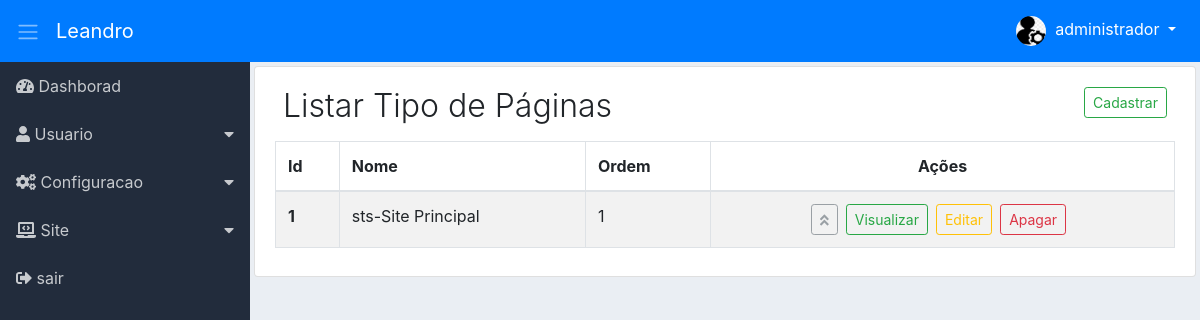
The page /adm/list-typepg-site/list-info-typepg-site (signed in) on the database its author committed.
### tables this page shows
CREATE TABLE `adms_niveis_acessos_paginas` (
  `id` int(11) NOT NULL,
  `permissao` int(11) NOT NULL,
  `ordem` int(11) NOT NULL,
  `dropdown` int(11) NOT NULL DEFAULT 2,
  `lib_menu` int(11) NOT NULL DEFAULT 2,
  `adms_menu_id` int(11) NOT NULL DEFAULT 4,
  `adms_niveis_acesso_id` int(11) NOT NULL,
  `adms_pagina_id` int(11) NOT NULL,
  `created` datetime NOT NULL,
  `modified` datetime DEFAULT NULL
);

CREATE TABLE `adms_menus` (
  `id` int(11) NOT NULL,
  `nome` varchar(220) NOT NULL,
  `icone` varchar(40) NOT NULL,
  `ordem` int(11) NOT NULL,
  `adms_situacao_id` int(11) NOT NULL,
  `created` datetime NOT NULL,
  `modified` datetime DEFAULT NULL
);

CREATE TABLE `sts_tipos_paginas` (
  `id` int(11) NOT NULL,
  `tipo` varchar(120) NOT NULL,
  `nome` varchar(220) NOT NULL,
  `obs` text NOT NULL,
  `ordem` int(11) NOT NULL,
  `created` datetime NOT NULL,
  `modified` datetime DEFAULT NULL
);

### adm/module/site/Controllers/ListTypepgSite.php (called while the page is built, shortened)
<?php
class ListTypepgSite
{
    private $dados;
    public function listInfoTypepgSite($pageId = null)
    {
        $this->pageId = (int) $pageId ? $pageId : 1;
        $button = [
            'cadTypePg' => [
                'menu_controller' => 'register-new-typepg-site',
                'menu_metodo' => 'register-info-typepg-site'],
            'viewTypePg' => [
                'menu_controller' => 'view-info-typepg-site',
                'menu_metodo' => 'detail-info-typepg-site'],
            'editTypePg' => [
                'menu_controller' => 'edit-typepg-site',
                'menu_metodo' => 'edit-info-typepg-site'],
            'deleteTypePg' => [
                'menu_controller' => 'delete-typepg-site',
                'menu_metodo' => 'remove-typepg-site'],
            'alterOrderTypePg' => [
                'menu_controller' => 'modify-order-typepg-site',
                'menu_metodo' => 'alter-order-typepg-site']
        ];
        $listButton = new \Module\administrative\Models\AdmsButton();
        $this->dados['buttonsTypePg'] = $listButton->validateButton($button);
        $listMenu = new \Module\administrative\Models\AdmsMenu();
        $this->dados['menu'] = $listMenu->itemMenu();
        $listTypePage = new \Module\site\Models\StsListTypepgSite();
        $this->dados['listTypePg'] = $listTypePage->listInfoTypePageSite($this->pageId);
        $this->dados['pagination'] = $listTypePage->getResultPg();
        $loadView = new \Config\ConfigView(
                "site/Views/typePageSite/listTypepgSite",
                $this->dados
        );
        $loadView->renderView();
    }
}

### adm/module/administrative/Models/helper/AdmsRead.php (called while the page is built, shortened)
<?php
class AdmsRead extends AdmsConn
{
    private $select;
    private $values;
    private $result;
    private $query;
    function getResult()
    {
        return $this->result;
    }
    public function fullRead($query, $parseString = null)
    {
        $this->select = (string) $query;
        if (!empty($parseString)) {
            parse_str($parseString, $this->values);
        }
        $this->exeInstruction();
    }
    private function exeInstruction()
    {
        $this->conection();
        try {
            $this->getInstruction();
            $this->query->execute();
            $this->result = $this->query->fetchAll();
        } catch (Exception $exc) {
            $this->result = null;
        }
    }
    private function conection()
    {
        $this->conn = parent::getConn();
        $this->query = $this->conn->prepare($this->select);
        $this->query->setFetchMode(PDO::FETCH_ASSOC);
    }
    private function getInstruction()
    {
        if ($this->values) {
            foreach ($this->values as $Link => $Valor) {
                if ($Link == 'limit' || $Link == 'offset') {
                    $Valor = (int) $Valor;
                }
                $this->query->bindValue(":{$Link}", $Valor,
                        (is_int($Valor) ? PDO::PARAM_INT : PDO::PARAM_STR));
            }
        }
    }
}

### adm/module/administrative/Models/helper/AdmsConn.php (called while the page is built, shortened)
<?php
class AdmsConn
{
    public static $host = HOST;
    public static $Uuser = USER;
    public static $pass = PASS;
    public static $dbname = DBNAME;
    private static $connect = null;
    private static function connect()
    {
        try {
            if (self::$connect == null) {
                self::$connect = new PDO('mysql:host=' .self::$host . ';dbname='
                . self::$dbname, self::$Uuser, self::$pass);
            }
        } catch (Exception $exc) {
            echo 'mensagem: ' . $exc->getMessage();
            die;
        }
        return self::$connect;
    }
    public function getConn()
    {
        return self::connect();
    }
}

### adm/module/administrative/Models/AdmsMenu.php (called while the page is built, shortened)
<?php
class AdmsMenu
{
    public function itemMenu()
    {
        $listMenu = new \Module\administrative\Models\helper\AdmsRead();
        $listMenu->fullRead(
                "SELECT
                    nivpg.dropdown,
                    men.id id_menu,
                    men.nome nome_menu,
                    men.icone icone_menu,
                    pg.id id_pg,
                    pg.menu_controller pg_controller,
                    pg.menu_metodo pg_metodo,
                    pg.nome_pagina pg_nome,
                    pg.icone pg_icon
                FROM
                    adms_niveis_acessos_paginas nivpg
                INNER JOIN
                    adms_menus men
                    ON men.id = nivpg.adms_menu_id
                INNER JOIN
                    adms_paginas pg
                    ON pg.id = nivpg.adms_pagina_id
                WHERE
                    nivpg.adms_niveis_acesso_id =:adms_niveis_acesso_id
                    AND nivpg.permissao =:permissao
                    AND nivpg.lib_menu =:lib_menu
                ORDER BY
                    men.ordem, nivpg.ordem ASC",
                "adms_niveis_acesso_id=" . $_SESSION['userAccessLevel'] . "&permissao=1&lib_menu=1");
        $this->result = $listMenu->getResult();
        return $this->result;
    }
}

### adm/module/site/Models/StsListTypepgSite.php (called while the page is built, shortened)
<?php
class StsListTypepgSite
{
    private $limitResult = 40;
    public function listInfoTypePageSite($pageId = null)
    {
        $this->pageId = (int) $pageId;
        $pagination = new \Module\administrative\Models\helper\AdmsPagination(
                URLADM . 'list-typepg-site/list-info-typepg-site');
        $pagination->condition($this->pageId, $this->limitResult);
        $pagination->pagination("SELECT COUNT(id) numResult FROM sts_tipos_paginas");
        $listTypePg = new \Module\administrative\Models\helper\AdmsRead();
        $listTypePg->fullRead(
                "SELECT *
                FROM sts_tipos_paginas
                ORDER BY ordem ASC
                LIMIT :limit
                OFFSET :offset",
                "limit={$this->limitResult}&offset={$pagination->getOffSet()}");
        $this->result = $listTypePg->getResult();
        return $this->result;
    }
}

### adm/module/administrative/Models/helper/AdmsPagination.php (called while the page is built, shortened)
<?php
class AdmsPagination
{
    private $limitResult;
    private $offSet;
    private $result;
    function getResult()
    {
        return $this->result;
    }
    function getOffSet()
    {
        return $this->offSet;
    }
    public function condition($page, $limitResult)
    {
        $this->page = (int) $page ? $page : 1;
        $this->limitResult = (int) $limitResult;
        $this->offSet = ($this->page * $this->limitResult) - $this->limitResult;
    }
    public function pagination($query, $parseString = null)
    {
        $this->query = (string) $query;
        $this->parseString = (string) $parseString;
        $count = new \Module\administrative\Models\helper\AdmsRead();
        $count->fullRead($this->query, $this->parseString);
        $this->resultDb = $count->getResult();
        if ($this->resultDb[0]['numResult'] > $this->limitResult) {
            $this->instructionPagination();
        } else {
            $this->result = null;
        }
    }
}

### adm/module/site/Views/typePageSite/listTypepgSite.php (the view, shortened to what this page needs)
<div class="content p-1">
    <div class="list-group-item">
        <div class="d-flex">
            <div class="mr-auto p-2">
                <h2 class="display-4 titulo">Listar Tipo de Páginas</h2>
            </div>
            <?php
            if ($this->dados['buttonsTypePg']['cadTypePg']) {
                echo "<a href='" . URLADM
                        . "register-new-typepg-site/register-info-typepg-site'>
                    <div class='p-2'>
                        <button class='btn btn-outline-success btn-sm'>Cadastrar</button>
                    </div>
                </a>";
            }
            ?>
        </div>
        <div class="table-responsive">
            <table class="table table-hover table-striped table-bordered">
                <thead>
                    <tr>
                        <th>Id</th>
                        <th>Nome</th>
                        <th class="d-none d-sm-table-cell">Ordem</th>
                        <th class="text-center">Ações</th>
                    </tr>
                </thead>
                <tbody>
                    <?php
                    $qtnLinhaEx = 1;
                    foreach ($this->dados['listTypePg'] as $typePg) {
                        extract($typePg);
                        ?>
                        <tr>
                            <th><?php echo $id; ?></th>
                            <td><?php echo $tipo . "-" . $nome; ?></td>
                            <td class="d-none d-sm-table-cell"><?php echo $ordem; ?></td>
                            <td class="text-center">
                                <span class="d-none d-md-block">
                                    <?php
                                    if ($qtnLinhaEx <= 1) {
                                        if ($this->dados['buttonsTypePg']['alterOrderTypePg']) {
                                            echo "<button class='btn btn-outline-secondary btn-sm mr-2 disabled'
                                                          title='Não permitido alterar ordem do tipo de página'>
                                                     <i class='fas fa-angle-double-up'></i>
                                                  </button>";
                                        }
                                    }
                                    $qtnLinhaEx++;
                                    if ($this->dados['buttonsTypePg']['viewTypePg']) {
                                        echo "<a href='" . URLADM
                                                . "view-info-typepg-site/detail-info-typepg-site/$id'
                                            class='btn btn-outline-success btn-sm mr-2'>Visualizar
                                         </a>";
                                    }
                                    if ($this->dados['buttonsTypePg']['editTypePg']) {
                                        echo "<a href='" . URLADM
                                                . "edit-typepg-site/edit-info-typepg-site/$id'
                                            class='btn btn-outline-warning btn-sm mr-2'>Editar
                                         </a>";
                                    }
                                    if ($this->dados['buttonsTypePg']['deleteTypePg']) {
                                        echo "<a href='" . URLADM
                                                . "delete-typepg-site/remove-typepg-site/$id'
                                            class='btn btn-outline-danger btn-sm mr-2'
                                            data-confirm='Tem certeza que deseja apagar tipo de página ?'>
                                             Apagar
                                         </a>";
                                    }
                                    ?>
                                </span>
                                        <?php
                                        $qtnLinhaEx++;
                                        ?>
                            </td>
                        </tr>
                        <?php
                    }
                    ?>
                </tbody>
            </table>
        </div>
    </div>
</div>

### adm/module/administrative/Views/include/sidebar.php (shortened to what this page needs)
<div class="d-flex bd-highlight">
<nav class="sidebar">
    <ul class="list-unstyled">
        <?php
        $contDropdown = 0;
        $controDropFech = 0;
        foreach ($this->dados['menu'] as $menu) {
            extract($menu);
            if ($dropdown == 1) {
                if ($contDropdown != $id_menu) {
                    if (($controDropFech == 1) && ($contDropdown != 0)) {
                        echo "</ul></li>";
                        $controDropFech = 0;
                    }
                    echo "<li>
                        <a href='#submenu" . $id_menu . "' data-toggle='collapse'>
                            <i class='" . $icone_menu . "'></i> " . $nome_menu . "
                        </a>
                        <ul class='list-unstyled collapse' id='submenu" . $id_menu . "'>";
                    $contDropdown = $id_menu;
                }
                $controDropFech = 1;
            } else {
                if ($controDropFech == 1) {
                    echo "</ul></li>";
                    $controDropFech = 0;
                }
                echo "<li>
                        <a href='" . URLADM . $pg_controller . "/" . $pg_metodo . "'>
                        <i class='" . $icone_menu . "'></i> " . $nome_menu . "</a>
                    </li>";
            }
        }
        ?>
    </ul>
</nav>

### adm/assets/css/dashboard.css (style rules this page uses)
body { background-color: #EAEEF3; }
.sidebar { background-color: #222C3C; min-width: 250px; max-width: 250px; min-height: calc(100vh - 56px); transition: all 0.3s; }
.sidebar ul li a { display: block; padding: 0.75rem 1rem; color: #C7CACE; text-decoration: none; }
.sidebar [data-toggle="collapse"] { position: relative; }
.sidebar [data-toggle="collapse"]:before { content: "\f0d7"; font-family: "Font Awesome 5 Free"; font-weight: 900; position: absolute; right: 1rem; }
.content { width: 100%; }
.titulo { font-size: 2.0rem !important; }

### rows shown on the page
adms_niveis_acessos_paginas: adms_menu.nome "Dashborad"
adms_niveis_acessos_paginas: adms_menu.nome "Usuario"
adms_niveis_acessos_paginas: adms_menu.nome "Configuracao"
adms_niveis_acessos_paginas: adms_menu.nome "Site"
adms_niveis_acessos_paginas: adms_menu.nome "sair"
sts_tipos_paginas: id "1", tipo "sts", nome "Site Principal", ordem "1"

### other values the page prints
$nomeUser[0] "administrador"
